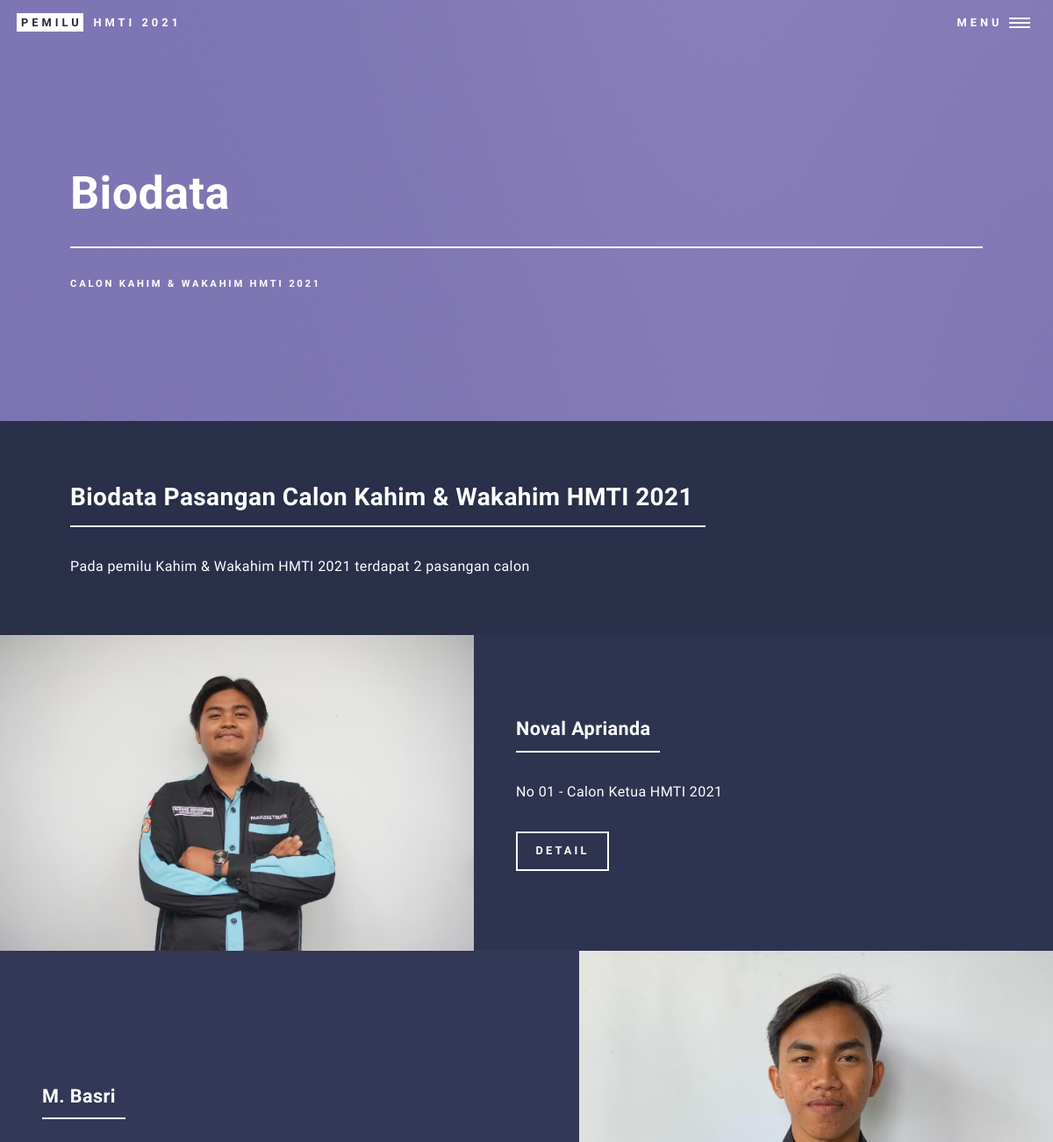
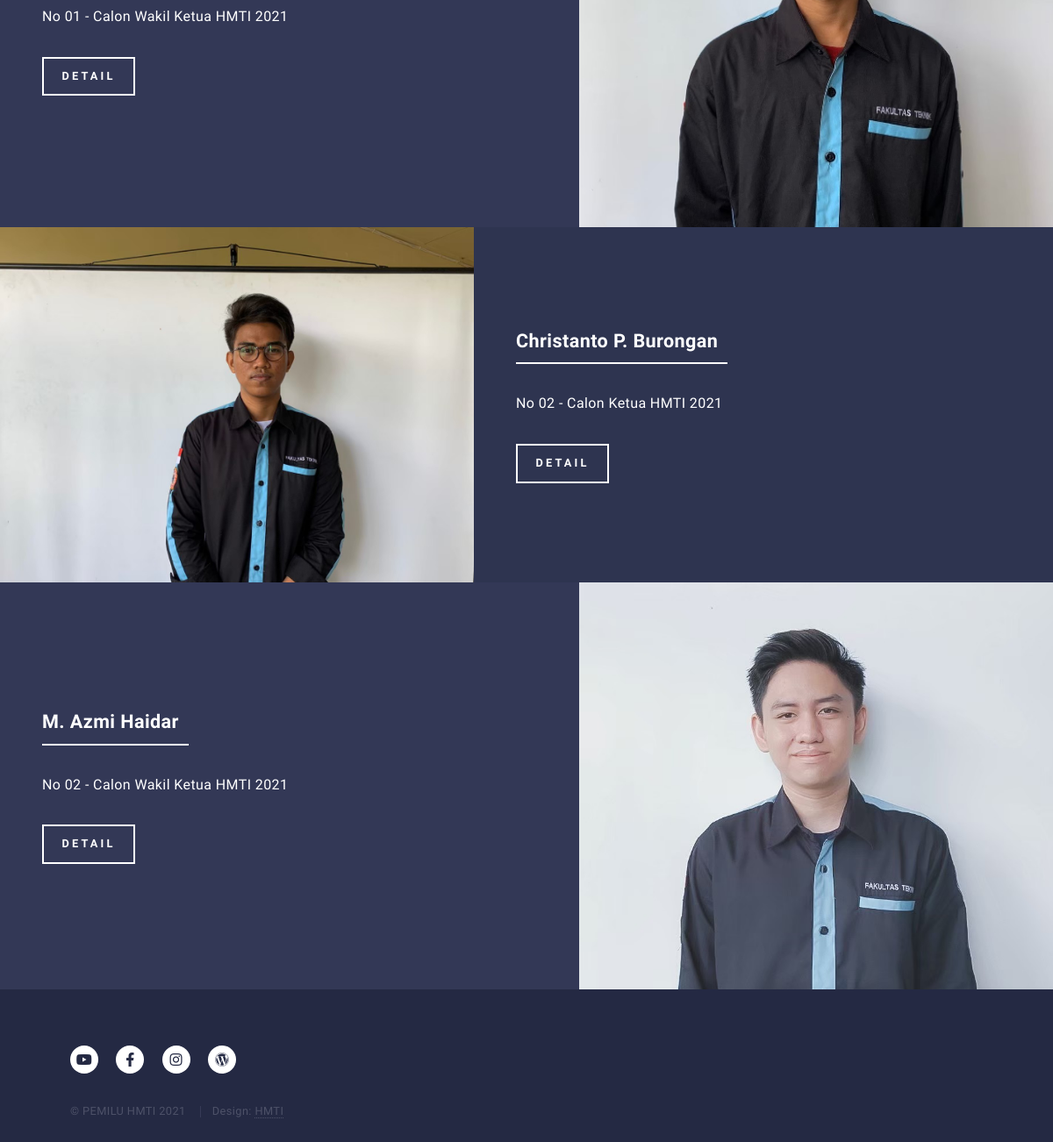
/biodata.php, run on the app's committed database (2 pictures, top to bottom).
### tables this page shows
CREATE TABLE `calon` (
  `no_urut` int(11) NOT NULL,
  `nim_calon_ketua` varchar(15) NOT NULL,
  `nim_calon_wakil` varchar(15) NOT NULL,
  `foto_pasangan_calon` varchar(250) NOT NULL
);

CREATE TABLE `biodata_calon` (
  `nim_calon` varchar(15) NOT NULL,
  `nama_calon` varchar(50) NOT NULL,
  `angkatan` int(11) NOT NULL,
  `tempat_lahir` varchar(25) NOT NULL,
  `tanggal_lahir` date NOT NULL,
  `jenis_kelamin` varchar(15) NOT NULL,
  `foto` varchar(250) NOT NULL,
  `instagram` varchar(25) NOT NULL
);

### biodata.php (the view, shortened to what this page needs)
<?php
require_once("koneksi.php");
$ambildata = $pdo_conn->prepare("SELECT * FROM calon, biodata_calon WHERE  calon.nim_calon_ketua=biodata_calon.nim_calon ORDER BY no_urut ASC");
$ambildata->execute();
$ketua = $ambildata->fetchAll();
$jumlah = count($ketua);
$ambildata2 = $pdo_conn->prepare("SELECT * FROM calon, biodata_calon WHERE  calon.nim_calon_wakil=biodata_calon.nim_calon ORDER BY no_urut ASC");
$ambildata2->execute();
$wakil = $ambildata2->fetchAll();
?>
<!DOCTYPE HTML>
<html>
<head>
	<link rel="stylesheet" href="assets/css/main.css" />
</head>
<body class="is-preload">
	<div id="wrapper">
		<header id="header" class="alt">
			<a href="beranda.html" class="logo"><strong>Pemilu</strong> <span>HMTI 2021</span></a>
			<nav>
				<a href="#menu">Menu</a>
			</nav>
		</header>
		<section id="banner" class="style2">
			<div class="inner">
				<header class="major">
					<h1>Biodata</h1>
				</header>
				<div class="content">
					<p>Calon Kahim & Wakahim HMTI 2021</p>
				</div>
			</div>
		</section>
		<div id="main">
			<section id="one">
				<div class="inner">
					<header class="major">
						<h2>Biodata Pasangan Calon Kahim & Wakahim HMTI 2021</h2>
					</header>
					<p>Pada pemilu Kahim & Wakahim HMTI 2021 terdapat <?php echo $jumlah;?> pasangan calon</p>
				</div>
			</section>
			<section id="two" class="spotlights">
				<?php
        		if(!empty($ketua) && !empty($wakil)) {
					for($i=0; $i<$jumlah; $i++) {
        		?>
				<section>
					<a href="images/<?php echo $ketua[$i]["foto"]; ?>" class="image">
						<img src="images/<?php echo $ketua[$i]["foto"]; ?>" alt="" data-position="center center" />
					</a>
					<div class="content">
						<div class="inner">
							<header class="major">
								<h3><?php echo $ketua[$i]["nama_calon"]; ?></h3>
							</header>
							<p>No 0<?php echo $ketua[$i]["no_urut"]; ?> - Calon Ketua HMTI 2021</p>
							<ul class="actions">
								<li><a href="detail_biodata.php?nim=<?php echo $ketua[$i]['nim_calon']; ?>" class="button">Detail</a></li>
							</ul>
						</div>
					</div>
				</section>
				<section>
					<a href="images/<?php echo $wakil[$i]["foto"]; ?>" class="image">
						<img src="images/<?php echo $wakil[$i]["foto"]; ?>" alt="" data-position="top center" />
					</a>
					<div class="content">
						<div class="inner">
							<header class="major">
								<h3><?php echo $wakil[$i]["nama_calon"]; ?></h3>
							</header>
							<p>No 0<?php echo $wakil[$i]["no_urut"]; ?> - Calon Wakil Ketua HMTI 2021</p>
							<ul class="actions">
								<li><a href='detail_biodata.php?nim=<?php echo $wakil[$i]['nim_calon']; ?>' class='button'>Detail</a></li>
							</ul>
						</div>
					</div>
				</section>
				<?php
					}
					}
				?>
			</section>
		</div>
		<footer id="footer">
			<div class="inner">
				<ul class="icons">
					<li><a href="https://www.youtube.com/channel/UCBWvors8mO16aa-GCyscrKw"
							class="icon brands alt fa-youtube"><span class="label">Twitter</span></a></li>
					<li><a href="https://www.facebook.com/HMTIFTunlam/" class="icon brands alt fa-facebook-f"></a></li>
					<li><a href="https://www.instagram.com/hmti_ftulm/" class="icon brands alt fa-instagram"></a></li>
					<li><a href="https://www.hmti.ft.ulm.ac.id/" class="icon brands alt fa-wordpress"></a></li>
				</ul>
				<ul class="copyright">
					<li>&copy; PEMILU HMTI 2021</li>
					<li>Design: <a href="https://www.hmti.ft.ulm.ac.id/">HMTI</a></li>
				</ul>
			</div>
		</footer>
	</div>
</body>
</html>

### data on the page
calon: nim_calon_ketua.foto (picture), nim_calon_ketua.nama_calon "Noval Aprianda", no_urut "1", nim_calon_wakil.foto (picture), nim_calon_wakil.nama_calon "M. Basri"
calon: nim_calon_ketua.foto (picture), nim_calon_ketua.nama_calon "Christanto P. Burongan", no_urut "2", nim_calon_wakil.foto (picture), nim_calon_wakil.nama_calon "M. Azmi Haidar"

### other printed values
$jumlah "2"
